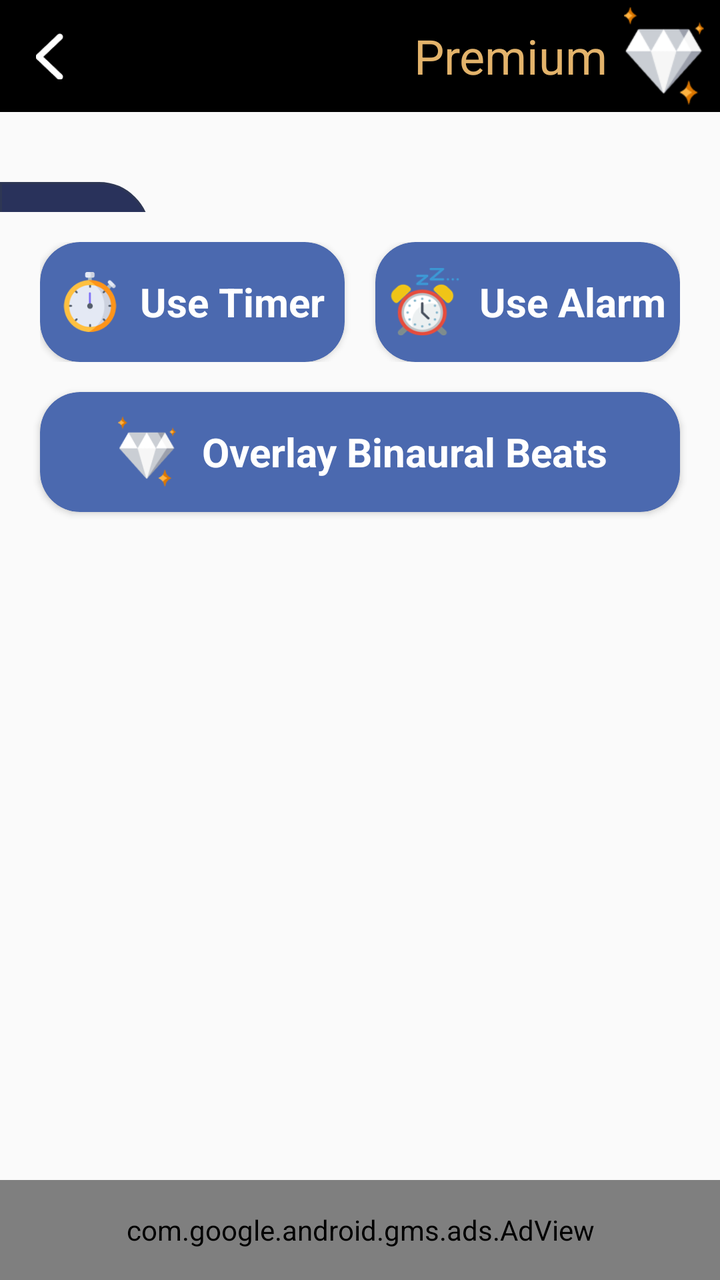
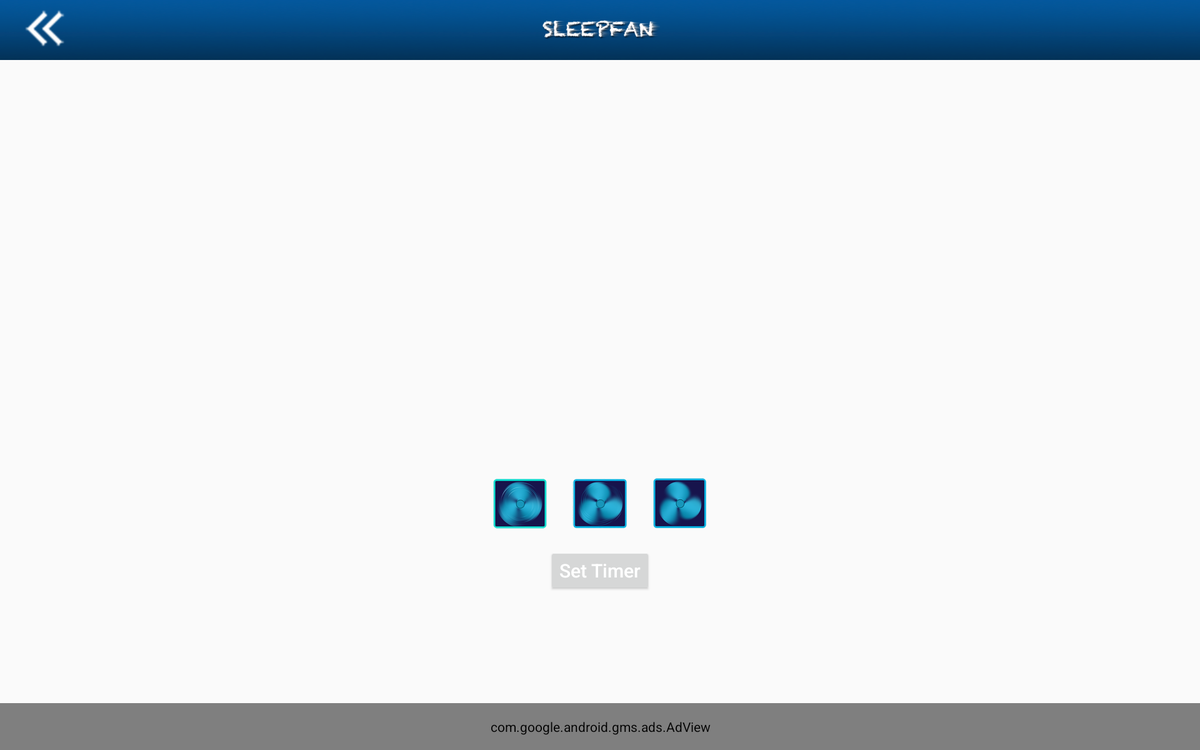

First picture: res/layout/ on a phone held upright. Second picture: the repository's own variant of that layout, on a device whose configuration matches the variant's folder. Source for both follows.
<!-- AndroidManifest.xml: application theme AppTheme -->
<!-- res/layout/activity_fan.xml -->
<?xml version="1.0" encoding="utf-8"?>
<RelativeLayout xmlns:android="http://schemas.android.com/apk/res/android"
    xmlns:app="http://schemas.android.com/apk/res-auto"
    xmlns:tools="http://schemas.android.com/tools"
    android:layout_width="match_parent"
    android:layout_height="match_parent"
    android:background="@drawable/app_background">

    <LinearLayout
        android:id="@+id/parent"
        android:layout_width="match_parent"
        android:layout_height="match_parent"
        android:layout_above="@+id/adView"
        android:orientation="vertical"
        android:paddingBottom="50dp"
        tools:context=".ActivityMenu">

        <com.google.android.material.appbar.AppBarLayout
            android:id="@+id/appBar"
            android:layout_width="match_parent"
            android:layout_height="?actionBarSize"
            android:background="#000">

            <LinearLayout
                android:layout_width="match_parent"
                android:layout_height="match_parent"
                android:orientation="horizontal"
                android:weightSum="2">

                <LinearLayout
                    android:layout_width="0dp"
                    android:layout_height="match_parent"
                    android:layout_weight="1">

                    <ImageView
                        android:id="@+id/btnback"
                        android:layout_width="50dp"
                        android:layout_height="match_parent"
                        android:padding="18dp"
                        android:rotationY="180"
                        android:scaleType="centerCrop"
                        android:src="@drawable/btn_back"
                        app:tint="@color/white" />

                </LinearLayout>

                <LinearLayout
                    android:layout_width="0dp"
                    android:layout_height="match_parent"
                    android:layout_weight="1"
                    android:gravity="end">

                    <TextView
                        android:layout_width="wrap_content"
                        android:layout_height="match_parent"
                        android:layout_marginStart="10dp"
                        android:gravity="center_vertical"
                        android:text="Premium"
                        android:textColor="#e3b36b"
                        android:textSize="24sp" />

                    <ImageView
                        android:id="@+id/btn_diamond"
                        android:layout_width="?actionBarSize"
                        android:layout_height="match_parent"
                        android:padding="8dp"
                        android:scaleType="centerCrop"
                        android:src="@drawable/premium" />
                </LinearLayout>
            </LinearLayout>

        </com.google.android.material.appbar.AppBarLayout>

        <LinearLayout
            android:id="@+id/volumes"
            android:layout_width="match_parent"
            android:layout_height="wrap_content"
            android:orientation="horizontal">

            <RelativeLayout
                android:id="@+id/fan"
                android:layout_width="wrap_content"
                android:layout_height="wrap_content"
                android:paddingBottom="50dp"
                android:src="@drawable/fan_back2" />

            <LinearLayout
                android:layout_width="match_parent"
                android:layout_height="match_parent"
                android:orientation="vertical"
                android:weightSum="3">

                <LinearLayout
                    android:layout_width="75dp"
                    android:layout_height="75dp"
                    android:layout_marginTop="35dp">

                    <LinearLayout
                        android:id="@+id/btn_vol_full"
                        android:layout_width="match_parent"
                        android:layout_height="match_parent"
                        android:background="@drawable/btn_bg_vol"
                        android:padding="20dp">

                        <ImageView
                            android:layout_width="match_parent"
                            android:layout_height="match_parent"
                            android:src="@drawable/vol_high" />
                    </LinearLayout>
                </LinearLayout>

                <LinearLayout
                    android:layout_width="75dp"
                    android:layout_height="75dp"
                    android:layout_marginTop="20dp">

                    <LinearLayout
                        android:id="@+id/btn_vol_medium"
                        android:layout_width="match_parent"
                        android:layout_height="match_parent"
                        android:background="@drawable/btn_bg_vol"
                        android:padding="20dp">

                        <ImageView
                            android:layout_width="match_parent"
                            android:layout_height="match_parent"
                            android:src="@drawable/vol_medium" />
                    </LinearLayout>
                </LinearLayout>

                <LinearLayout
                    android:layout_width="75dp"
                    android:layout_height="75dp"
                    android:layout_marginTop="20dp">

                    <LinearLayout
                        android:id="@+id/btn_vol_low"
                        android:layout_width="match_parent"
                        android:layout_height="match_parent"
                        android:background="@drawable/btn_bg_vol"
                        android:padding="20dp">

                        <ImageView
                            android:layout_width="match_parent"
                            android:layout_height="33dp"
                            android:src="@drawable/vol_low" />
                    </LinearLayout>
                </LinearLayout>
            </LinearLayout>
        </LinearLayout>

        <LinearLayout
            android:id="@+id/start_time_layout"
            android:layout_width="match_parent"
            android:layout_height="60dp"
            android:layout_marginHorizontal="20dp"
            android:layout_marginTop="15dp"
            android:orientation="horizontal"
            android:weightSum="2">

            <androidx.cardview.widget.CardView
                android:layout_width="0dp"
                android:layout_height="match_parent"
                android:layout_marginEnd="7.5dp"
                android:layout_weight="1"
                app:cardBackgroundColor="#4b69af"
                app:cardCornerRadius="20dp">

                <LinearLayout
                    android:id="@+id/btnTime"
                    android:layout_width="match_parent"
                    android:layout_height="match_parent"
                    android:gravity="center"
                    android:orientation="horizontal"
                    android:weightSum="10">

                    <ImageView
                        android:layout_width="30dp"
                        android:layout_height="30dp"
                        android:src="@drawable/use_timer" />

                    <TextView
                        android:layout_width="wrap_content"
                        android:layout_height="wrap_content"
                        android:layout_marginStart="10dp"
                        android:text="Use Timer"
                        android:textAllCaps="false"
                        android:textColor="@color/white"
                        android:textSize="20sp"
                        android:textStyle="bold" />
                </LinearLayout>
            </androidx.cardview.widget.CardView>

            <androidx.cardview.widget.CardView
                android:layout_width="0dp"
                android:layout_height="match_parent"
                android:layout_marginStart="7.5dp"
                android:layout_weight="1"
                app:cardBackgroundColor="#4b69af"
                app:cardCornerRadius="20dp">

                <LinearLayout
                    android:id="@+id/btnAlarm"
                    android:layout_width="match_parent"
                    android:layout_height="match_parent"
                    android:gravity="center"
                    android:orientation="horizontal"
                    android:weightSum="10">

                    <ImageView
                        android:layout_width="35dp"
                        android:layout_height="35dp"
                        android:src="@drawable/set_alarm" />

                    <TextView
                        android:layout_width="wrap_content"
                        android:layout_height="wrap_content"
                        android:layout_marginStart="10dp"
                        android:text="Use Alarm"
                        android:textAllCaps="false"
                        android:textColor="@color/white"
                        android:textSize="20sp"
                        android:textStyle="bold" />
                </LinearLayout>
            </androidx.cardview.widget.CardView>
        </LinearLayout>

        <androidx.cardview.widget.CardView
            android:id="@+id/layout_timer"
            android:layout_width="match_parent"
            android:layout_height="wrap_content"
            android:layout_marginHorizontal="20dp"
            android:layout_marginTop="15dp"
            app:cardBackgroundColor="#2e3754"
            android:visibility="gone"
            app:cardCornerRadius="15dp">

            <LinearLayout
                android:layout_width="match_parent"
                android:layout_height="80dp"
                android:layout_gravity="center_horizontal"
                android:orientation="horizontal"
                android:weightSum="6">

                <LinearLayout
                    android:layout_width="0dp"
                    android:layout_height="match_parent"
                    android:layout_weight="2.5"
                    android:gravity="center"
                    android:orientation="vertical">

                    <TextView
                        android:layout_width="wrap_content"
                        android:layout_height="wrap_content"
                        android:drawablePadding="10dp"
                        android:drawableStart="@drawable/small_use_timer"
                        android:text="Timer Ends:"
                        android:textColor="@color/white"
                        android:textSize="15sp" />

                    <TextView
                        android:id="@+id/tvTimer"
                        android:layout_width="wrap_content"
                        android:layout_height="wrap_content"
                        android:textColor="@color/white"
                        android:layout_marginTop="5dp"
                        android:textSize="18sp" />

                </LinearLayout>

                <LinearLayout
                    android:layout_width="0dp"
                    android:layout_height="match_parent"
                    android:layout_weight="3.5"
                    android:gravity="center"
                    android:orientation="horizontal"
                    android:weightSum="3">

                    <ImageView
                        android:id="@+id/btnSpin"
                        android:layout_width="40dp"
                        android:layout_height="40dp"
                        android:layout_weight="1"
                        android:background="@android:color/transparent"
                        android:src="@drawable/spinning_fan" />

                    <ImageView
                        android:id="@+id/btnPlay"
                        android:layout_width="40dp"
                        android:layout_height="40dp"
                        android:layout_weight="1"
                        android:background="@android:color/transparent"
                        android:src="@drawable/ic_pause" />

                    <ImageView
                        android:id="@+id/btnStop"
                        android:layout_width="40dp"
                        android:layout_height="40dp"
                        android:layout_weight="1"
                        android:background="@android:color/transparent"
                        android:src="@drawable/ic_stop" />
                </LinearLayout>
            </LinearLayout>
        </androidx.cardview.widget.CardView>

        <androidx.cardview.widget.CardView
            android:layout_width="match_parent"
            android:layout_height="60dp"
            android:layout_marginHorizontal="20dp"
            android:layout_marginTop="15dp"
            app:cardBackgroundColor="#4b69af"
            app:cardCornerRadius="20dp">

            <LinearLayout
                android:id="@+id/llOverlayBinaural"
                android:layout_width="match_parent"
                android:layout_height="match_parent"
                android:gravity="center"
                android:orientation="horizontal"
                android:weightSum="10">

                <ImageView
                    android:layout_width="35dp"
                    android:layout_height="35dp"
                    android:src="@drawable/premium" />

                <TextView
                    android:layout_width="wrap_content"
                    android:layout_height="wrap_content"
                    android:layout_marginStart="10dp"
                    android:text="Overlay Binaural Beats"
                    android:textAllCaps="false"
                    android:textColor="@color/white"
                    android:textSize="20sp"
                    android:textStyle="bold" />
            </LinearLayout>
        </androidx.cardview.widget.CardView>

    </LinearLayout>

    <com.google.android.gms.ads.AdView xmlns:ads="http://schemas.android.com/apk/res-auto"
        android:id="@+id/adView"
        android:layout_width="match_parent"
        android:layout_height="50dp"
        android:layout_alignParentBottom="true"
        android:layout_centerHorizontal="true"
        android:layout_gravity="bottom"
        ads:adSize="BANNER"
        ads:adUnitId="@string/banner_ad_id" />

</RelativeLayout>
<!-- resources referenced by this layout -->
<resources>
  <color name="white">#FFFFFF</color>
  <!-- drawable btn_back: png bitmap (drawable, 2299 bytes) -->
  <!-- drawable btn_bg_vol (drawable) -->
  <?xml version="1.0" encoding="utf-8"?>
  <shape xmlns:android="http://schemas.android.com/apk/res/android"
      android:shape="rectangle">
  
      <gradient
          android:angle="315"
          android:startColor="#29325b"
          android:centerColor="#29325b"
          android:endColor="#29325b"/>
  
      <stroke android:width="1dp"
          android:color="#2e3754"/>
  
      <corners
          android:bottomLeftRadius="25dp"
          android:topRightRadius="25dp"/>
  
  </shape>
  <!-- drawable ic_pause: png bitmap (drawable, 6404 bytes) -->
  <!-- drawable ic_stop: png bitmap (drawable, 7582 bytes) -->
  <!-- drawable premium: png bitmap (drawable, 3042 bytes) -->
  <!-- drawable set_alarm: png bitmap (drawable, 10899 bytes) -->
  <!-- drawable small_use_timer: png bitmap (drawable, 2716 bytes) -->
  <!-- drawable spinning_fan: png bitmap (drawable, 2423 bytes) -->
  <!-- drawable use_timer: png bitmap (drawable, 8192 bytes) -->
  <!-- drawable vol_high: png bitmap (drawable, 9641 bytes) -->
  <!-- drawable vol_low: png bitmap (drawable, 6177 bytes) -->
  <!-- drawable vol_medium: png bitmap (drawable, 7694 bytes) -->
  <string name="banner_ad_id">ca-app-pub-7701524183129395/2274237262</string>
  <style name="AppTheme" parent="Theme.AppCompat.Light.NoActionBar">
          
          <item name="colorPrimary">@color/colorPrimary</item>
          <item name="colorPrimaryDark">@color/colorPrimaryDark</item>
          <item name="android:textColorPrimary">#fff</item>
          <item name="colorAccent">@color/colorAccent</item>
  
      </style>
  <color name="colorPrimary">#03508e</color>
  <color name="colorPrimaryDark">#03508e</color>
  <color name="colorAccent">#D81B60</color>
</resources>
<!-- res/layout-xlarge/activity_fan.xml (the author's variant of the layout above) -->
<!-- drawn on a large tablet held sideways -->
<?xml version="1.0" encoding="utf-8"?>
<RelativeLayout
    xmlns:android="http://schemas.android.com/apk/res/android"
    xmlns:app="http://schemas.android.com/apk/res-auto"
    xmlns:tools="http://schemas.android.com/tools"
    android:layout_height="match_parent"
    android:layout_width="match_parent"
    android:background="@drawable/app_background">
    <RelativeLayout
        android:layout_width="match_parent"
        android:layout_height="match_parent"
        tools:context=".ActivityMenu"
        android:id="@+id/parent"
        android:paddingBottom="50dp"
        >

        <include
            android:id="@+id/txt_title_fan"
            layout="@layout/layout_action_bar"/>


        <RelativeLayout
            android:id="@+id/fan"
            android:layout_width="match_parent"
            android:layout_height="wrap_content"
            android:layout_below="@id/txt_title_fan" >
        </RelativeLayout>

        <TextView
            android:id="@+id/viewGarbage"
            android:layout_width="match_parent"
            android:layout_height="wrap_content"
            android:layout_centerInParent="true"
            android:visibility="invisible" />

        <LinearLayout
            android:id="@+id/llFanSpeed"
            android:layout_width="match_parent"
            android:layout_height="wrap_content"
            android:orientation="horizontal"
            android:gravity="center"
            android:layout_marginTop="100dip"
            android:layout_below="@id/viewGarbage"
            >

            <ImageButton
                android:id="@+id/fastButton"
                android:layout_width="wrap_content"
                android:layout_height="wrap_content"
                android:layout_below="@id/fan"
                android:layout_marginRight="25dip"
                android:background="@android:color/transparent"
                android:src="@drawable/fast_selected" />

            <ImageButton
                android:id="@+id/mediumButton"
                android:layout_width="wrap_content"
                android:layout_height="wrap_content"
                android:layout_below="@id/fan"
                android:background="@android:color/transparent"
                android:src="@drawable/medium_unselected" />


            <ImageButton
                android:id="@+id/slowButton"
                android:layout_width="wrap_content"
                android:layout_height="wrap_content"
                android:layout_below="@id/fan"
                android:layout_marginLeft="25dip"
                android:background="@android:color/transparent"
                android:src="@drawable/slow_unselected" />

        </LinearLayout>

        <Button
            android:id="@+id/btnTime"
            android:layout_width="wrap_content"
            android:layout_height="wrap_content"
            android:text="Set Timer"
            android:textAllCaps="false"
            android:layout_below="@id/llFanSpeed"
            android:gravity="center"
            android:layout_centerHorizontal="true"
            android:layout_marginTop="20dp"
            android:textSize="20sp"/>

        <RelativeLayout
            android:id="@+id/layout_timer"
            android:layout_width="230dip"
            android:layout_height="wrap_content"
            android:layout_below="@id/llFanSpeed"
            android:layout_centerHorizontal="true"
            android:layout_marginTop="@dimen/timer_margin"
            android:background="@drawable/panel"
            android:paddingLeft="10dp"
            android:paddingRight="10dp"
            android:paddingTop="10dp"
            android:paddingBottom="10dp"
            android:visibility="gone"
            >

            <TextView
                android:id="@+id/tvTimer"
                android:layout_width="wrap_content"
                android:layout_height="wrap_content"
                android:layout_alignParentTop="true"
                android:layout_centerHorizontal="true"
                android:textColor="#000000"
                android:textSize="@dimen/time_text"
                />

            <ImageButton
                android:id="@+id/btnPlay"
                android:layout_width="wrap_content"
                android:layout_height="wrap_content"
                android:layout_below="@id/tvTimer"
                android:layout_alignParentRight="true"
                android:layout_marginTop="@dimen/margin_options"
                android:layout_marginRight="20dip"
                android:src="@drawable/pause"
                android:background="@android:color/transparent"/>


            <ImageButton
                android:id="@+id/btnSpin"
                android:layout_width="wrap_content"
                android:layout_height="wrap_content"
                android:layout_below="@id/tvTimer"
                android:layout_marginTop="@dimen/margin_options"
                android:background="@android:color/transparent"
                android:src="@drawable/startspin"
                android:layout_centerHorizontal="true"
                />

            <ImageButton
                android:id="@+id/btnStop"
                android:layout_width="wrap_content"
                android:layout_height="wrap_content"
                android:layout_below="@id/tvTimer"
                android:layout_alignParentLeft="true"
                android:layout_marginTop="@dimen/margin_options"
                android:background="@android:color/transparent"
                android:src="@drawable/stop"
                android:layout_marginLeft="20dip"/>

        </RelativeLayout>

    </RelativeLayout>

    <com.google.android.gms.ads.AdView
        xmlns:ads="http://schemas.android.com/apk/res-auto"
        android:id="@+id/adView"
        android:layout_width="match_parent"
        android:layout_height="50dp"
        android:layout_centerHorizontal="true"
        android:layout_alignParentBottom="true"
        ads:adSize="BANNER"
        ads:adUnitId="@string/banner_ad_id"
        android:layout_gravity="bottom"
        >

    </com.google.android.gms.ads.AdView>

</RelativeLayout>
<!-- res/layout/layout_action_bar.xml (included above) -->
<?xml version="1.0" encoding="utf-8"?>
<RelativeLayout xmlns:android="http://schemas.android.com/apk/res/android"
    android:layout_width="match_parent"
    android:layout_height="wrap_content"
    android:background="@drawable/header"
    android:gravity="center_vertical">

    <androidx.appcompat.widget.Toolbar
        android:id="@+id/custom_toolbar"
        android:layout_width="match_parent"
        android:layout_height="?actionBarSize"
        android:minHeight="?attr/actionBarSize"
        android:theme="?attr/actionBarTheme">

        <RelativeLayout
            android:layout_width="match_parent"
            android:layout_height="wrap_content">

            <ImageButton
                android:id="@+id/btnback"
                android:layout_width="wrap_content"
                android:layout_height="wrap_content"
                android:layout_alignParentLeft="true"
                android:layout_alignParentTop="true"
                android:layout_centerVertical="true"
                android:background="@android:color/transparent"
                android:paddingLeft="10dip"
                android:paddingRight="20dp"
                android:src="@drawable/backbtn" />

            <ImageView
                android:layout_width="wrap_content"
                android:layout_height="wrap_content"
                android:layout_centerHorizontal="true"
                android:layout_centerVertical="true"
                android:background="@android:color/transparent"
                android:src="@drawable/title_name"
                />
        </RelativeLayout>
    </androidx.appcompat.widget.Toolbar>


</RelativeLayout>
<!-- resources referenced by the variant -->
<!-- as a large tablet held sideways resolves them -->
<resources>
  <!-- from res/values-xhdpi/ -->
  <dimen name="margin_options">18dp</dimen>
  <!-- from res/values-xhdpi/ -->
  <dimen name="time_text">28sp</dimen>
  <!-- from res/values-xhdpi/ -->
  <dimen name="timer_margin">18dip</dimen>
  <!-- drawable backbtn: png bitmap (drawable-large, 7385 bytes) -->
  <!-- drawable fast_selected: png bitmap (drawable-xxhdpi, 56816 bytes) -->
  <!-- drawable header: png bitmap (drawable-xxhdpi, 46995 bytes) -->
  <!-- drawable medium_unselected: png bitmap (drawable-xxhdpi, 68539 bytes) -->
  <!-- drawable panel: png bitmap (drawable-xxhdpi, 22794 bytes) -->
  <!-- drawable pause: png bitmap (drawable-large, 5597 bytes) -->
  <!-- drawable slow_unselected: png bitmap (drawable-xxhdpi, 50361 bytes) -->
  <!-- drawable startspin: png bitmap (drawable-large, 6476 bytes) -->
  <!-- drawable stop: png bitmap (drawable-xlarge, 5304 bytes) -->
  <!-- drawable title_name: png bitmap (drawable-xxhdpi, 50519 bytes) -->
  <string name="banner_ad_id">ca-app-pub-7701524183129395/2274237262</string>
  <style name="AppTheme" parent="Theme.AppCompat.Light.NoActionBar">
          
          <item name="colorPrimary">@color/colorPrimary</item>
          <item name="colorPrimaryDark">@color/colorPrimaryDark</item>
          <item name="android:textColorPrimary">#fff</item>
          <item name="colorAccent">@color/colorAccent</item>
  
      </style>
  <color name="colorPrimary">#03508e</color>
  <color name="colorPrimaryDark">#03508e</color>
  <color name="colorAccent">#D81B60</color>
</resources>
